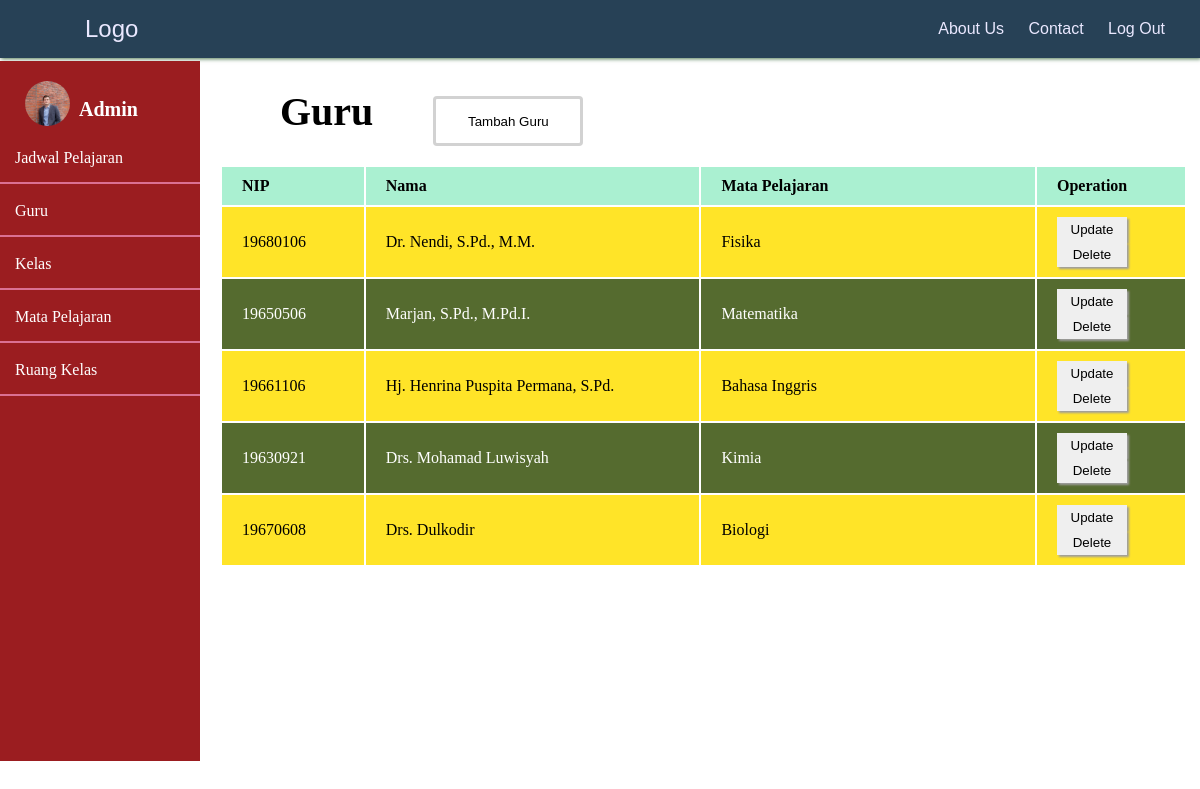
The app's page /Final/php/Admin/Guru/Guru.php (signed in) with its own data.
### tables this page shows
CREATE TABLE `guru` (
  `id_guru` int(10) NOT NULL,
  `nama_guru` varchar(100) NOT NULL,
  `nama_mp` varchar(100) NOT NULL,
  `NIP` int(20) NOT NULL
);

### Final/php/Controller/FuncGuru.php (called while the page is built, shortened)
<?php
    include 'connect.php';
    function query($query){
        global $conn;
        $result = mysqli_query($conn, $query);
        $rows = [];
        while($row = mysqli_fetch_assoc($result)){
            $rows[] = $row;
        }
        return $rows;
    }
?>

### Final/php/Admin/Guru/Guru.php (the view, shortened to what this page needs)
<?php
    include '../../Controller/connect.php';
    require '../../Controller/FuncGuru.php';
    $query = query("SELECT * FROM guru");
?>
<!DOCTYPE html>
<html lang="en">
<head>
    <link rel="stylesheet" href="../../../css/Admin/Guru.css">
</head>
<body>
    <div class="navbar">
    <a href="../../Dashboard/home.php" id="home">Logo</a>
        <div class="menu">
            <a href="../../Dashboard/AboutUs.php">About Us</a>
            <a href="../../Dashboard/Contact.php">Contact</a>
            <a href="../../Dashboard/home.php">Log Out</a>
        </div>
    </div>
    <div class="sidebar">
        <div class="profile">
            <img src="../../../Img/admin.jpg" alt="">
            <h4><a href="../Login/Admin.php">Admin</a></h4>
        </div>
        <div class="option">
            <a href="../JadwalPelajaran/JadwalPelajaran.php">Jadwal Pelajaran</a>
            <a href="../Guru/Guru.php">Guru</a>
            <a href="../Kelas/Kelas.php">Kelas</a>
            <a href="../MataPelajaran/MataPelajaran.php">Mata Pelajaran</a>
            <a href="../RuangKelas/RuangKelas.php">Ruang Kelas</a>
        </div>
    </div>
    <div class="main">
        <div class="operation">
            <div class="outerModal">
                <h1>Guru</h1>
                <button id="myBtn">Tambah Guru</button>
            </div>
        </div>
        <div class="content">
            <table>
                <tr>
                    <th class="w10">NIP</th>
                    <th class="w25">Nama</th>
                    <th class="w25">Mata Pelajaran</th>
                    <th class="w10">Operation</th>
                </tr>
                <?php foreach ($query as $row) :?>
                    <tr>
                        <td><?= $row['NIP']?></td>
                        <td><?= $row['nama_guru']?></td>
                        <td><?= $row['nama_mp']?></td>
                        <td>
                            <button><a href="UpdateGuru.php?id=<?= $row['id_guru']?>">Update</a></button>
                            <button><a href="DeleteGuru.php?id=<?= $row['id_guru']?>">Delete</a></button>
                        </td>
                    </tr>
                <?php endforeach ?>
            </table>
        </div>
    </div>
</body>
</html>

### Final/css/Admin/Guru.css (style rules this page uses)
* { margin: 0; padding: 0; box-sizing: border-box; }
.navbar { display: flex; justify-content: space-between; align-items: center; width: 100%; background: #274156; font-family: 'Lucida Sans', 'Lucida Sans Regular', 'Lucida Grande', 'Lucida Sans Unicode', Geneva, Verdana, sans-serif; padding: 15px; box-shadow: 1px 1px 4px #517b54; z-index: 2; }
a#home { color: #EAE8FF; margin-left: 70px; text-decoration: none; font-size: 24px; }
.menu { display: block; }
.menu a { color: #EAE8FF; margin-right: 20px; text-decoration: none; }
.sidebar { position: fixed; float: left; width: 200px; height: 700px; margin-top: 3px; background: #9b1d20; }
.profile img { display: inline-block; margin: 20px 5px 0px 25px; width: 45px; border-radius: 50%; }
.profile h4 { position: relative; display: inline-block; top: -10px; font-size: 20px; color: white; }
.profile a { text-decoration: none; color: white; }
.option a { display: block; margin-top: 3px; padding: 15px; color: white; cursor: pointer; text-decoration: none; border-bottom: 2px solid palevioletred; }
.main { margin: 0px 13px 0px 220px; }
.outerModal { display: flex; justify-content: flex-start; margin: 20px; }
.outerModal h1 { margin: 10px 40px; font-size: 40px; }
.outerModal button#myBtn { position: relative; display: inline-block; width: 150px; height: 50px; top: 18px; background: white; color: black; padding: 4px; margin-left: 20px; border: 3px solid rgba(128, 128, 128, 0.358); border-radius: 4px; cursor: pointer; transition: width .7s; }
table { width: 100%; z-index: 1; }
table th { background-color: #AAF0D1; color: black; }
table tr { background: #556B2F; color: white; }
table tr:nth-child(even) { background: #ffe428; color: black; }
table th, td { text-align: left; padding: 10px 20px; }
td button { width: 70px; height: 25px; border: none; box-shadow: 2px 2px 2px rgb(158, 157, 157); transition: .5s; }
button a { text-decoration: none; color: black; }
.w10 { width: 10%; }
.w25 { width: 25%; }

### records on screen
guru: NIP "19680106", nama_guru "Dr. Nendi, S.Pd., M.M.", nama_mp "Fisika"
guru: NIP "19650506", nama_guru "Marjan, S.Pd., M.Pd.I.", nama_mp "Matematika"
guru: NIP "19661106", nama_guru "Hj. Henrina Puspita Permana, S.Pd.", nama_mp "Bahasa Inggris"
guru: NIP "19630921", nama_guru "Drs. Mohamad Luwisyah", nama_mp "Kimia"
guru: NIP "19670608", nama_guru "Drs. Dulkodir", nama_mp "Biologi"
